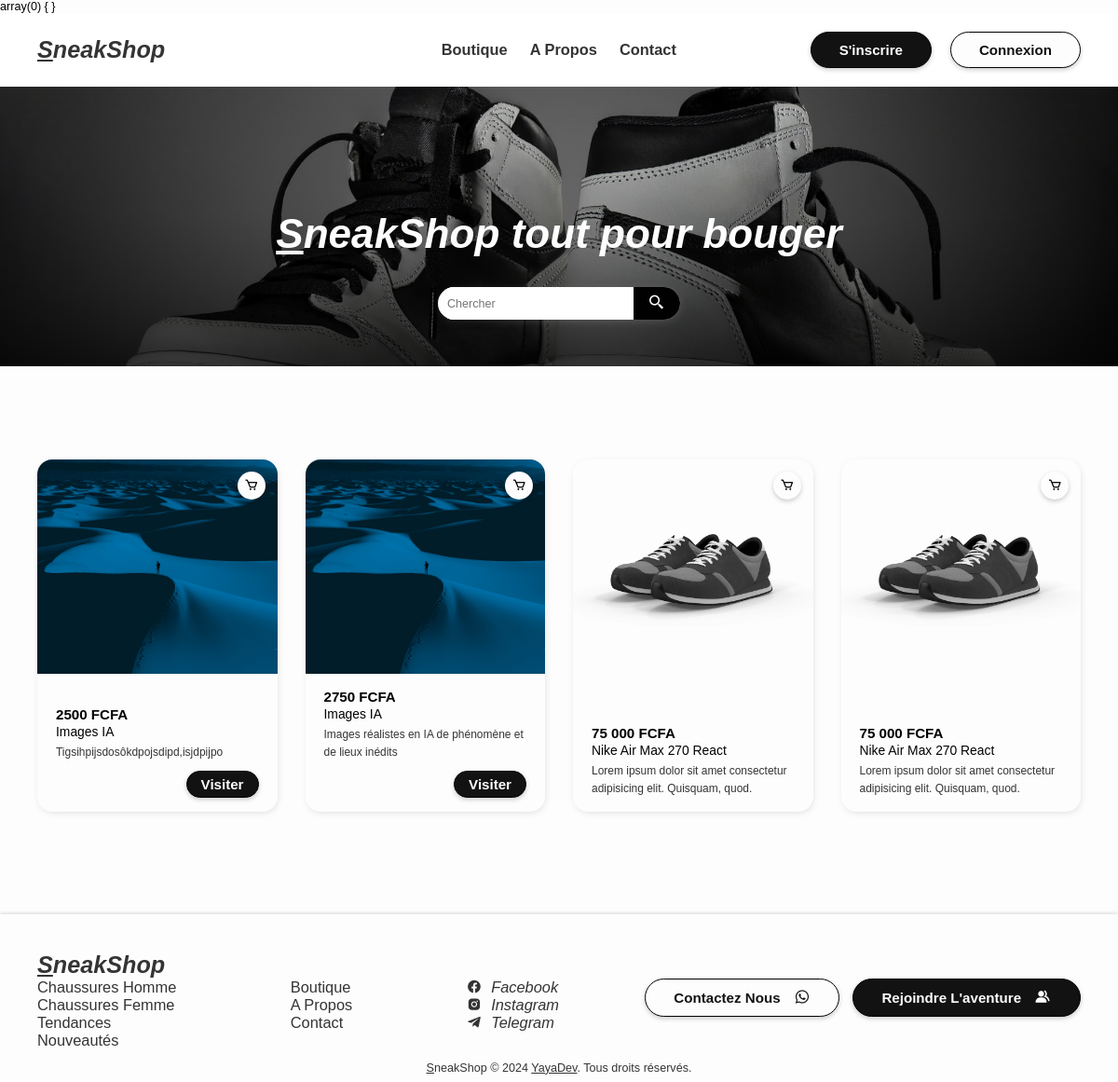
Page /shop on the committed database.
### tables this page shows
CREATE TABLE `products` (
  `id` int(11) NOT NULL,
  `category` text NOT NULL,
  `name` text NOT NULL,
  `description` text NOT NULL,
  `large_description` text NOT NULL,
  `notation` float DEFAULT NULL,
  `price` float NOT NULL,
  `caracteristics` longtext NOT NULL CHECK (json_valid(`caracteristics`)),
  `main_image` text DEFAULT 'NA',
  `stock` int(11) NOT NULL,
  `registration` timestamp NOT NULL DEFAULT current_timestamp()
);

### models/products.php (called while the page is built, shortened)
<?php
class Products {
    private $conn;
    public function __construct() {
        $db = new Database();
        $connection = $db->connect();
        $this->conn = $connection;
    }
    public function getAllProducts() {
        $query = "SELECT * FROM products";
        $stmt = $this->conn->prepare($query);
        $stmt->execute();
        return $stmt->fetchAll();
    }
}

### controls/shop.php (the view, shortened to what this page needs)
<?php
require_once __DIR__ . "/../models/products.php";
$productsModel = new Products();
$products = $productsModel->getAllProducts();
if(isset($_SESSION["user"]) && isset($_SESSION["user"]["email"])) {
    $cartModel = new Cart($_SESSION["user"]["email"]);
    echo "hello";
    $cart = $cartModel->cart;
} else {
    $cart = json_decode($_SESSION["cart"] ?? '[]', true);
}
var_dump($cart);
$data = [
    "products" => ""
];
foreach ($products as $key => $product) {
    $name = $product["name"];
    $price = $product["price"];
    $description = $product["description"];
    $id = $product["id"];
    $link = APP_URL . "product?target=$id";
    $isCarted = isset($cart[$id]) ? "carted" : "";
    $btnTitle = $isCarted == "carted" ? "Supprimer du panier" : "Ajouter au panier";
    $productImage = "";
    $directoryPath = "uploads/products/p-$id";
    if (is_dir($directoryPath)) {
        $files = scandir($directoryPath);
        $images = array_diff($files, ['..', '.']);
        if (!empty($images)) {
            $firstImage = array_values($images)[0];
            $productImage = APP_URL . $directoryPath . "/" . $firstImage;
        }
    }
    $data["products"] .= "
        <div class='product-card $isCarted' data-id='$id'>
            <div class='image'>
                <img src='$productImage' alt='' loading='lazy'>
            </div>
            <div class='content'>
                <div class='top'>
                    <h3 class='name'>$name</h3>
                    <span class='price'>$price FCFA</span>
                </div>
                <p class='desc'>$description</p>
                <a target='_blank' class='cta-btn small rail' href='$link'>Visiter</a>
            </div>
            <div class='ban'>
                <button class='add-to-cart' title='$btnTitle'><span class='bx bx-cart'></span></button>
            </div>
        </div>
    ";
}

### assets/styles/main.css (style rules this page uses)
* { margin: 0; padding: 0; box-sizing: border-box; outline: none; border: none; }
:root { font-size: 12.6px; --bg-color: #FDFDFD; --sd-bg-color: #FAFAFA; --color: #343434; --main-color: #010101; --primary-color: #121212; }
body { font-family: "Poppins", sans-serif; background-color: var(--bg-color); overflow-x: hidden; width: 100vw; max-width: 1300px; margin: 0 auto; }
p { color: var(--color); font-size: 1.025rem; line-height: 1.6; }
a { text-decoration: none; }
.cta-btn { padding: 10px 30px; border-radius: 24px; border: 1px solid var(--main-color); box-shadow: 0 2px 5px rgba(0, 0, 0, .2); background-color: var(--primary-color); color: var(--bg-color); font-weight: 600; font-size: 1.2rem; text-transform: capitalize; cursor: pointer; transition: .3s; }
.cta-btn.small { padding: 5px 15px; }
.cta-btn.rail { position: relative; overflow: hidden; z-index: 1; }
.cta-btn.rail::before { z-index: -1; content: ""; position: absolute; top: 0; left: 0; height: 100%; width: 0; background-color: var(--bg-color); border-radius: inherit; transition: .3s; }
.product-container .product-card { position: relative; flex: 1 0 calc((100% - (30px * 3)) / 4); display: flex; flex-direction: column; justify-content: space-between; max-width: 360px; min-width: 250px; box-shadow: 1px 2px 10px -4px rgba(0, 0, 0, .25); color: var(--main-color); border-radius: 16px; cursor: pointer; overflow: hidden; transition: 250ms; }
.product-container .product-card .image { width: 100%; max-width: 100%; height: 230px; overflow: hidden; }
.product-container .product-card img { width: 100%; max-width: 100%; height: 100%; object-fit: cover; object-position: center; transform-origin: center; transition: 250ms; }
.product-container .product-card .content { padding: 15px 20px; display: flex; flex-direction: column; gap: 0; }
.product-container .product-card .content .top { display: flex; flex-direction: column-reverse; justify-content: space-between; white-space: nowrap; }
.product-container .product-card .content .top .name { font-size: 1.1rem; font-weight: 500; }
.product-container .product-card .content .top .price { font-weight: 700; font-size: 1.2rem; line-height: 1.3; }
.product-container .product-card .desc { margin-top: 5px; font-size: .95rem; }
.product-container .product-card .cta-btn.rail.small { align-self: end; margin-top: 10px; }
.product-container .product-card .ban { position: absolute; top: 0; left: 0; width: 100%; padding: 1rem; display: flex; justify-content: end; align-items: center; }
.product-container .product-card .ban .add-to-cart { z-index: 5; width: 30px; height: 30px; border-radius: 24px; background-color: var(--bg-color); color: var(--main-color); font-weight: 600; font-size: 1.2rem; text-transform: capitalize; cursor: pointer; box-shadow: 0 2px 5px rgba(0, 0, 0, .2); transition: .3s; }

### rows in the picture
products: name "Images IA", price "2500", description "Tigsihpijsdosôkdpojsdipd,isjdpijpo"
products: name "Images IA", price "2750", description "Images réalistes en IA de phénomène et de lieux inédits"

### other values in the picture
APP_NAME "S neakShop"
